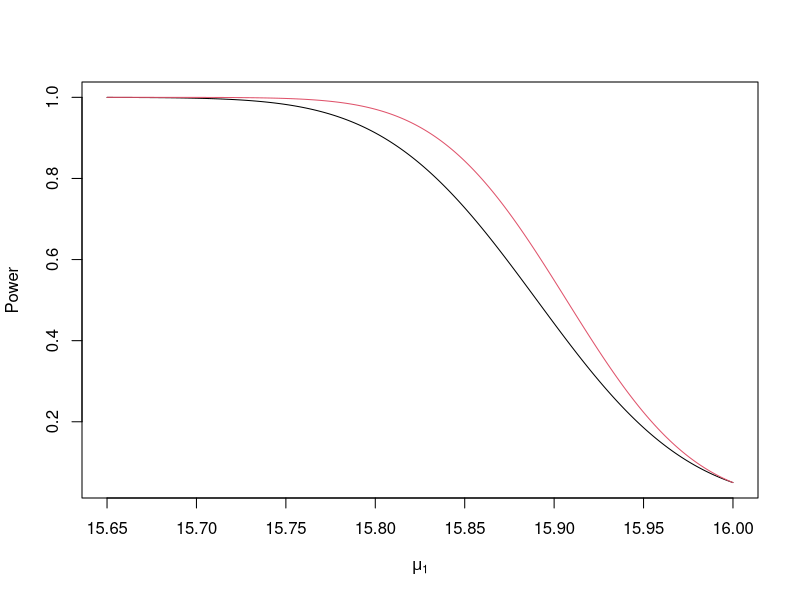

R code for this plot:
## ---- chunk 1
data(infert)
n = length(infert$age) # Sample size.
sigma = 5
## ---- chunk 2
mean(infert$age) + qnorm(0.975)*sigma/sqrt(n) # Upper bound
mean(infert$age) - qnorm(0.975)*sigma/sqrt(n) # Lower bound
## ---- chunk 3
mean(infert$age) + qnorm(0.995)*sigma/sqrt(n) # Upper bound
mean(infert$age) - qnorm(0.995)*sigma/sqrt(n) # Lower bound
## ---- chunk 4
mean(infert$age) + qnorm(0.95)*sigma/sqrt(n) # Upper bound
mean(infert$age) - qnorm(0.95)*sigma/sqrt(n) # Lower bound
## ---- chunk 5
mean(infert$age) + qnorm(0.95)*sigma/sqrt(n) # Upper bound
## ---- chunk 6
mean(infert$age) - qnorm(0.99)*sigma/sqrt(n) # Lower bound
## ---- chunk 7
mean(infert$age) + qt(0.975, df=n-1)*(sd(infert$age)/sqrt(n)) # Upper bound
mean(infert$age) - qt(0.975, df=n-1)*(sd(infert$age)/sqrt(n)) # Lower bound

t.test(infert$age)
## ---- chunk 8
mean(infert$age) + qt(0.995, df=n-1)*(sd(infert$age)/sqrt(n)) # Upper bound
mean(infert$age) - qt(0.995, df=n-1)*(sd(infert$age)/sqrt(n)) # Lower bound

t.test(infert$age, conf.level=0.99)
## ---- chunk 9
mean(infert$age) + qt(0.95, df=n-1)*(sd(infert$age)/sqrt(n)) # Upper bound

t.test(infert$age, alternative="less")
## ---- chunk 10
mean(infert$age) - qt(0.95, df=n-1)*(sd(infert$age)/sqrt(n)) # Lower bound

t.test(infert$age, alternative="greater")
## ---- chunk 11
mean(infert$age) + qt(0.99, df=n-1)*(sd(infert$age)/sqrt(n)) # Upper bound

t.test(infert$age, conf.level=0.99, alternative="less")
## ---- chunk 12
mean(infert$age) - qt(0.99, df=n-1)*(sd(infert$age)/sqrt(n)) # Lower bound

t.test(infert$age, conf.level=0.99, alternative="greater")
## ---- chunk 13
z.star = (15.8-16)/(0.4/sqrt(40)) # Test statistic.
pnorm(z.star)
## ---- chunk 14
z.star = (16.2-16)/(0.4/sqrt(40)) # Test statistic.
1 - pnorm(z.star)
## ---- chunk 15
z.star = (191-166.3)/(50/sqrt(30)) # Test statistic.
2*pnorm(-abs(z.star))
## ---- chunk 16
t.star = (19.9-25.2)/(19.8/sqrt(52)) # Test statistic.
pt(t.star, df=51) # df=n-1
## ---- chunk 17
t.star = (32.9-25.2)/(19.8/sqrt(52)) # Test statistic.
1 - pt(t.star, df=51)
## ---- chunk 18
t.star = (82.3-71.2)/(34.2/sqrt(40)) # Test statistic.
2*pt(-abs(t.star), df=39)
## ---- chunk 19
avocado = read.csv("avocado.csv")
## ---- chunk 20
t.test(avocado$price, mu=1.7)
## ---- chunk 21
t.test(avocado$price, mu=1.3, alt="greater", conf.level=0.99)
## ---- chunk 22
t.test(avocado$price, mu=2, alt="less", conf.level=0.90)
## ---- chunk 23
sd = 0.4
n = 36
alpha = 0.05
mu0 = 16 # Null hypothesis
mu1 = 15.8 # Alternative hypothesis
## ---- chunk 24
x = mu0 + qnorm(alpha)*sd/sqrt(n)
pnorm((x-mu1)/(sd/sqrt(n)))
## ---- chunk 25
mu1 = seq(15.65, 16, 0.001)
## ---- chunk 26
n = 36
x = mu0 + qnorm(alpha)*sd/sqrt(n)
plot(mu1, pnorm((x-mu1)/(sd/sqrt(n))), type="l", ylab="Power", xlab=expression(mu[1]) )

n = 50
x = mu0 + qnorm(alpha)*sd/sqrt(n)
lines(mu1, pnorm((x-mu1)/(sd/sqrt(n))), col=2)
## ---- chunk 27
alpha = 0.05
beta = 0.05
mu0 = 16
mu1 = 15.8
sd = 0.4

ceiling((((qnorm(alpha/2)+qnorm(beta))*sd)/(mu1-mu0))^2) # 2-tailed
## ---- chunk 28
alpha = 0.01
beta = 0.1
mu0 = 16
mu1 = 15.8
sd = 0.4

ceiling((((qnorm(alpha)+qnorm(beta))*sd)/(mu1-mu0))^2)
